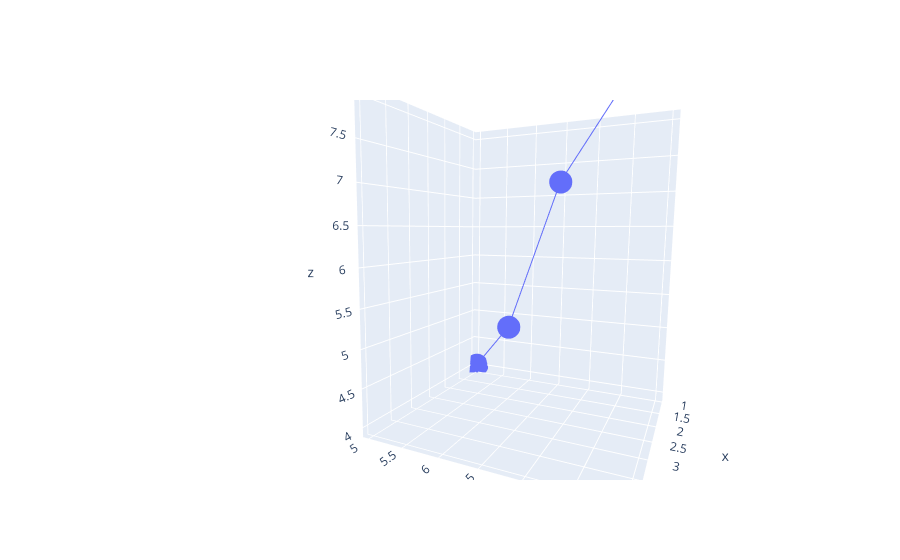

Source (notebook cell):
### Code cell
fig = go.Figure()
fig.add_trace(go.Scatter3d(x = [1,2,3,4], y = [5,6,7,8], z = [4,5,7,8]))

### Figure 1 — Plotly figure (JSON) as saved in the notebook; plotly's stock layout.template omitted (floating-point values rounded to 4 significant figures)
{"data": [{"type": "scatter3d", "x": [1, 2, 3, 4], "y": [5, 6, 7, 8], "z": [4, 5, 7, 8]}], "layout": {"autosize": true, "scene": {"aspectmode": "auto", "aspectratio": {"x": 0.9086, "y": 0.9086, "z": 1.211}, "camera": {"center": {"x": 0.2772, "y": -0.1974, "z": -0.07981}, "eye": {"x": 1.668, "y": 0.5666, "z": 0.1307}, "projection": {"type": "perspective"}, "up": {"x": -0.00118, "y": 0.001181, "z": 1.0}}}}}
